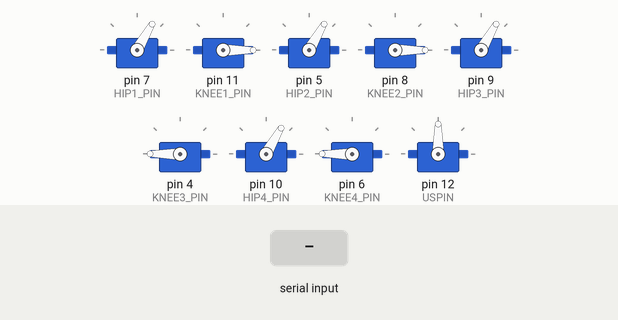
Simulated run of this sketch. Board: Arduino Uno, built with avr-gcc and run on an emulated ATmega328P. Parts: 9 × servo. The inputs (shaded band) are chosen by the test bench. What the sketch prints to the serial monitor is not drawn.

Above: at 2.4 s.
2.5 s: "f" received over Serial
At 3.6 s:
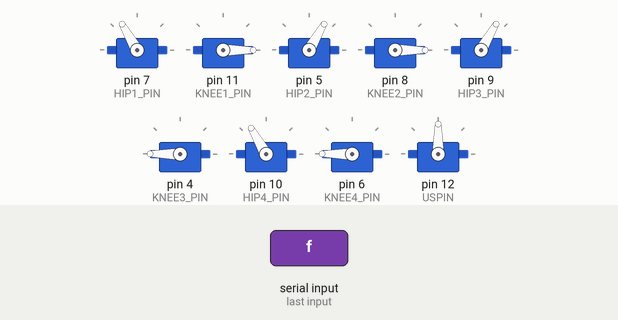
4.6 s: "r" received over Serial
At 5.1 s:
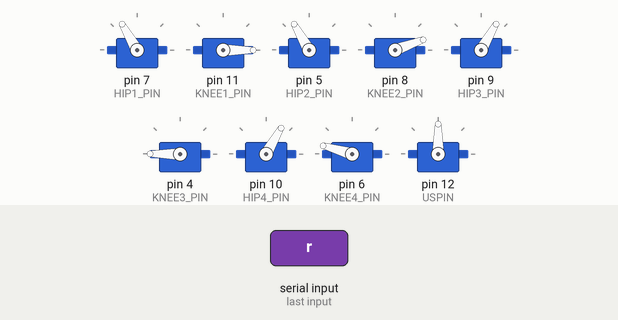
6.8 s: "s" received over Serial
At 7.5 s:
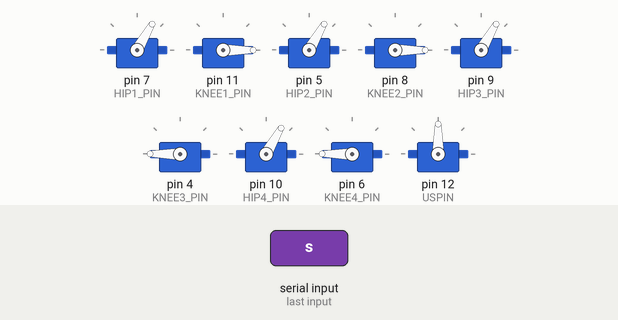
8.3 s: "l" received over Serial
At 9.7 s:
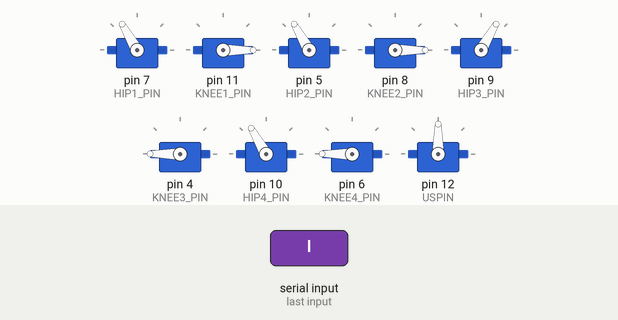
10.4 s: "b" received over Serial
At 11.02 s:
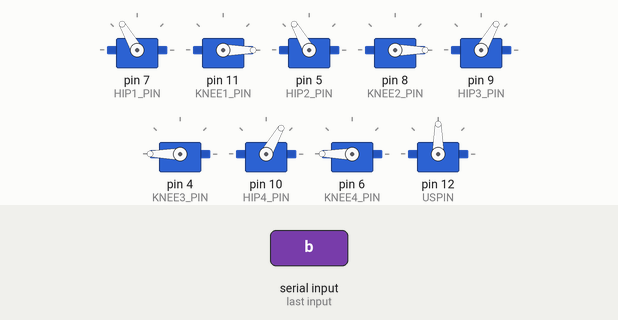
12.7 s: "f" received over Serial
At 12.85 s:
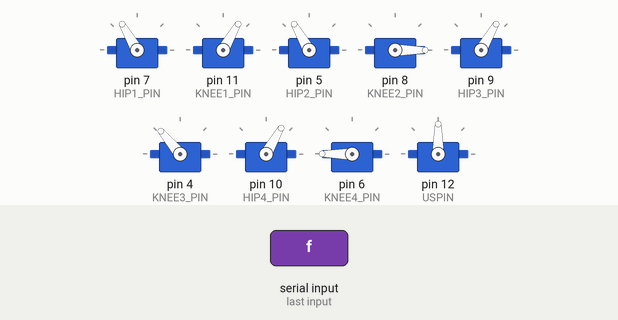
Timing chart, 0 to 15.5 s (numbered marks = the images above; inputs shaded):
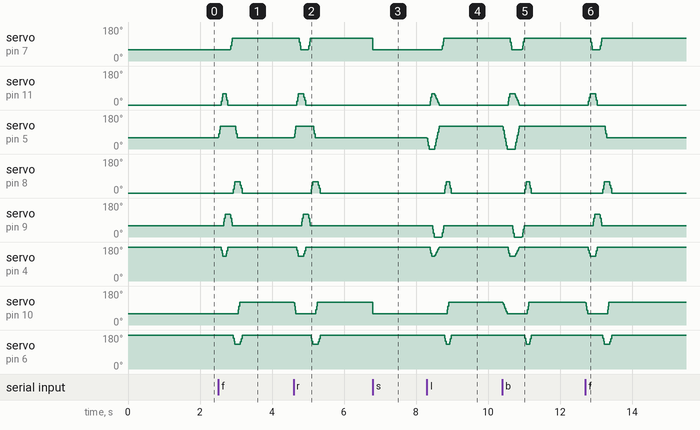

The sketch:

quadruped_robot.ino
```cpp
#include <Servo.h>

// ==================== Servos ====================
Servo hip1, knee1;
Servo hip2, knee2;
Servo hip3, knee3;
Servo hip4, knee4;
Servo UltraSonic;
// ==================== Pins ====================
#define HIP1_PIN  7 //4 -7
#define KNEE1_PIN 11 //5 -11
#define HIP2_PIN  5 //6 -5
#define KNEE2_PIN 8 //7 -8
#define HIP3_PIN  9 //8 - 9
#define KNEE3_PIN 4 //9 -4
#define HIP4_PIN  10 //10 -10
#define KNEE4_PIN 6 //11 -6
#define USPIN 12
// ==================== LEG CALIBRATION ====================
const int L1_HIP_FORWARD = 0;
const int L1_HIP_BACK    = 120;
const int L1_HIP_NEUTRAL = 60;

const int L2_HIP_FORWARD = 0;
const int L2_HIP_BACK    = 120;
const int L2_HIP_NEUTRAL = 60;

const int L3_HIP_FORWARD = 120;
const int L3_HIP_BACK    = 0;
const int L3_HIP_NEUTRAL = 60;

const int L4_HIP_FORWARD = 120;
const int L4_HIP_BACK    = 0;
const int L4_HIP_NEUTRAL = 60;

// Knees
const int L1_KNEE_DOWN = 0;
const int L2_KNEE_DOWN = 0;
const int L3_KNEE_DOWN = 180;
const int L4_KNEE_DOWN = 180;

const int L1_KNEE_UP = 60;
const int L2_KNEE_UP = 60;
const int L3_KNEE_UP = 130;
const int L4_KNEE_UP = 130;

bool forward = false;
bool right = false;
bool left = false;
bool back = false;

// ==================== Ultrasonic ====================
#define FRONT_TRIG  3
#define FRONT_ECHO  2
const int OBSTACLE_DIST = 20;
int lastDur=0;
// ==================== Smooth ====================
int speedDelay = 2;
int stepSize = 2;


long getDistance() {
  digitalWrite(FRONT_TRIG, LOW);
  delayMicroseconds(2);
  digitalWrite(FRONT_TRIG, HIGH);
  delayMicroseconds(10);
  digitalWrite(FRONT_TRIG, LOW);

  long duration = pulseIn(FRONT_ECHO, HIGH, 30000);
  if (duration != 0) lastDur=duration;

  return lastDur * 0.034 / 2;
}

void smoothMove(Servo &servo, int target) {
  int current = servo.read();
  if (current < target) {
    for (int pos = current; pos <= target; pos += stepSize) {
      servo.write(pos);
      delay(speedDelay);
    }
  } else {
    for (int pos = current; pos >= target; pos -= stepSize) {
      servo.write(pos);
      delay(speedDelay);
    }
  }
  servo.write(target);
}

// Moves two servos simultaneously
void smoothMovePair(Servo &a, int targetA, Servo &b, int targetB) {
  int posA = a.read();
  int posB = b.read();
  int stepsA = abs(targetA - posA);
  int stepsB = abs(targetB - posB);
  int steps = max(stepsA, stepsB) / stepSize;
  if (steps == 0) return;

  for (int i = 0; i <= steps; i++) {
    a.write(posA + (targetA - posA) * i / steps);
    b.write(posB + (targetB - posB) * i / steps);
    delay(speedDelay);
  }
  a.write(targetA);
  b.write(targetB);
}

// Moves four servos simultaneously
void smoothMoveQuad(Servo &a, int tA, Servo &b, int tB, Servo &c, int tC, Servo &d, int tD) {
  int pA = a.read(), pB = b.read(), pC = c.read(), pD = d.read();
  int steps = max(max(abs(tA-pA), abs(tB-pB)), max(abs(tC-pC), abs(tD-pD))) / stepSize;
  if (steps == 0) return;

  for (int i = 0; i <= steps; i++) {
    a.write(pA + (tA - pA) * i / steps);
    b.write(pB + (tB - pB) * i / steps);
    c.write(pC + (tC - pC) * i / steps);
    d.write(pD + (tD - pD) * i / steps);
    delay(speedDelay);
  }
  a.write(tA); b.write(tB); c.write(tC); d.write(tD);
}

// ==================== Stand ====================
void stand() {
  knee1.write(L1_KNEE_DOWN);
  knee2.write(L2_KNEE_DOWN);
  knee3.write(L3_KNEE_DOWN);
  knee4.write(L4_KNEE_DOWN);

  hip1.write(L1_HIP_NEUTRAL);
  hip2.write(L2_HIP_NEUTRAL);
  hip3.write(L3_HIP_NEUTRAL);
  hip4.write(L4_HIP_NEUTRAL);

  delay(400);
}

// ==================== WALK ====================
bool walkForwardCycle() {

  // Fix 3: push grounded pair (2 & 4) back first before lifting pair 1 & 3
  smoothMovePair(hip2, L2_HIP_BACK, hip4, L4_HIP_NEUTRAL);

  // Pair 1: lift 1 & 3 simultaneously
  smoothMovePair(knee1, L1_KNEE_UP, knee3, L3_KNEE_UP);

  // Swing hips — keeping your original targets
  smoothMove(hip1, L1_HIP_NEUTRAL);
  smoothMove(hip3, L3_HIP_FORWARD);
  smoothMoveQuad(hip2, L2_HIP_BACK, hip4, L4_HIP_NEUTRAL, knee1, L1_KNEE_DOWN, knee3, L3_KNEE_DOWN);

  delay(60);

  // Fix 3: push grounded pair (1 & 3) back first before lifting pair 2 & 4
  smoothMovePair(hip1, L1_HIP_BACK, hip3, L3_HIP_NEUTRAL);

  // Pair 2: lift 2 & 4 simultaneously
  smoothMovePair(knee2, L2_KNEE_UP, knee4, L4_KNEE_UP);

  // Swing hips — keeping your original targets
  smoothMove(hip2, L2_HIP_NEUTRAL);
  smoothMove(hip4, L4_HIP_FORWARD);
  smoothMoveQuad(hip1, L1_HIP_BACK, hip3, L3_HIP_NEUTRAL, knee2, L2_KNEE_DOWN, knee4, L4_KNEE_DOWN);

  delay(60);

  return true;
}
bool walkBackCycle() {

  // Fix 3: push grounded pair (2 & 4) back first before lifting pair 1 & 3
  smoothMovePair(hip2, L2_HIP_BACK, hip4, L4_HIP_NEUTRAL);

  // Pair 1: lift 1 & 3 simultaneously
  smoothMovePair(knee1, L1_KNEE_UP, knee3, L3_KNEE_UP);

  // Swing hips — keeping your original targets
  smoothMove(hip1, L1_HIP_BACK);
  smoothMove(hip3, L3_HIP_NEUTRAL);
  smoothMoveQuad(hip2, L2_HIP_NEUTRAL, hip4, L4_HIP_FORWARD, knee1, L1_KNEE_DOWN, knee3, L3_KNEE_DOWN);

  delay(60);

  // Fix 3: push grounded pair (1 & 3) back first before lifting pair 2 & 4
  smoothMovePair(hip1, L1_HIP_NEUTRAL, hip3, L3_HIP_FORWARD);

  // Pair 2: lift 2 & 4 simultaneously
  smoothMovePair(knee2, L2_KNEE_UP, knee4, L4_KNEE_UP);

  // Swing hips — keeping your original targets
  smoothMove(hip2, L2_HIP_BACK);
  smoothMove(hip4, L4_HIP_NEUTRAL);
  smoothMoveQuad(hip1, L1_HIP_BACK, hip3, L3_HIP_NEUTRAL, knee2, L2_KNEE_DOWN, knee4, L4_KNEE_DOWN);

  delay(60);

  return true;
}
// ==================== left ====================
bool turnLeft() {

  // Fix 3: push grounded pair (2 & 4) back first before lifting pair 1 & 3
  smoothMovePair(hip2, L2_HIP_FORWARD, hip4, L4_HIP_NEUTRAL);

  // Pair 1: lift 1 & 3 simultaneously
  smoothMovePair(knee1, L1_KNEE_UP, knee3, L3_KNEE_UP);

  // Swing hips — keeping your original targets
  smoothMove(hip1, L1_HIP_NEUTRAL);
  smoothMove(hip3, L3_HIP_BACK);
  smoothMoveQuad(hip2, L2_HIP_BACK, hip4, L4_HIP_NEUTRAL, knee1, L1_KNEE_DOWN, knee3, L3_KNEE_DOWN);

  delay(60);

  // Fix 3: push grounded pair (1 & 3) back first before lifting pair 2 & 4
  smoothMovePair(hip1, L1_HIP_BACK, hip3, L3_HIP_NEUTRAL);

  // Pair 2: lift 2 & 4 simultaneously
  smoothMovePair(knee2, L2_KNEE_UP, knee4, L4_KNEE_UP);

  // Swing hips — keeping your original targets
  smoothMove(hip2, L2_HIP_BACK);
  smoothMove(hip4, L4_HIP_FORWARD);
  smoothMoveQuad(hip1, L1_HIP_BACK, hip3, L3_HIP_NEUTRAL, knee2, L2_KNEE_DOWN, knee4, L4_KNEE_DOWN);

  delay(60);

  return true;
}
// ==================== right ====================
bool turnRight() {

  // Fix 3: push grounded pair (2 & 4) back first before lifting pair 1 & 3
  smoothMovePair(hip2, L2_HIP_BACK, hip4, L4_HIP_FORWARD);

  // Pair 1: lift 1 & 3 simultaneously
  smoothMovePair(knee1, L1_KNEE_UP, knee3, L3_KNEE_UP);

  // Swing hips — keeping your original targets
  smoothMove(hip1, L1_HIP_BACK);
  smoothMove(hip3, L3_HIP_FORWARD);
  smoothMoveQuad(hip2, L2_HIP_BACK, hip4, L4_HIP_FORWARD, knee1, L1_KNEE_DOWN, knee3, L3_KNEE_DOWN);

  delay(60);

  // Fix 3: push grounded pair (1 & 3) back first before lifting pair 2 & 4
  smoothMovePair(hip1, L1_HIP_BACK, hip3, L3_HIP_NEUTRAL);

  // Pair 2: lift 2 & 4 simultaneously
  smoothMovePair(knee2, L2_KNEE_UP, knee4, L4_KNEE_UP);

  // Swing hips — keeping your original targets
  smoothMove(hip2, L2_HIP_NEUTRAL);
  smoothMove(hip4, L4_HIP_BACK);
  smoothMoveQuad(hip1, L1_HIP_FORWARD, hip3, L3_HIP_NEUTRAL, knee2, L2_KNEE_DOWN, knee4, L4_KNEE_DOWN);

  delay(60);

  return true;
}

// ==================== SETUP ====================
void setup() {
  Serial.begin(9600);

  hip1.attach(HIP1_PIN); knee1.attach(KNEE1_PIN);
  hip2.attach(HIP2_PIN); knee2.attach(KNEE2_PIN);
  hip3.attach(HIP3_PIN); knee3.attach(KNEE3_PIN);
  hip4.attach(HIP4_PIN); knee4.attach(KNEE4_PIN);
  UltraSonic.attach(USPIN);
  pinMode(FRONT_TRIG, OUTPUT);
  pinMode(FRONT_ECHO, INPUT);
  stand();
  delay(800);

  Serial.println("Robot Ready");
}

// ==================== LOOP ====================
void loop() {
  //walkForwardCycle();
  if (Serial.available()) {
    char c = Serial.read();

    if (c == 'f') {
      forward=true;
    }else if (c == 'r') {
      right = true;
    }else if (c=='l'){
      left = true;
    }else if(c=='b'){
      back=true;
    }else if(c=='s'){
      forward=false;
      right=false;
      left=false;
      back=false;
      stand();
    }
    if (forward){
      walkForwardCycle();
    }else if (right){
      turnRight();
    }else if (left){
      turnLeft();
    }else if (back){
      walkBackCycle();
    }
  }
}
```

Measured:
- after the input at 2.5 s, servo on pin 7 (HIP1_PIN): 60° → 120° after 0.34 s; servo on pin 11 (KNEE1_PIN): 0° → 60° after 0.09 s, → 0° 0.13 s later
- after the input at 4.6 s, servo on pin 7 (HIP1_PIN): 120° → 60° after 0.16 s, → 120° 0.24 s later; servo on pin 11 (KNEE1_PIN): 0° → 60° after 0.09 s, → 0° 0.20 s later
- after the input at 6.8 s, servo on pin 7 (HIP1_PIN), servo on pin 10 (HIP4_PIN): 120° → 60° at once
- after the input at 8.3 s, servo on pin 7 (HIP1_PIN): 60° → 120° after 0.41 s; servo on pin 11 (KNEE1_PIN): rises from 0° to 60° in 0.04 s, then falls to 0° in 0.21 s
- after the input at 10.4 s, servo on pin 7 (HIP1_PIN): 120° → 60° after 0.22 s, → 120° 0.31 s later; servo on pin 11 (KNEE1_PIN): rises from 0° to 60° in 0.04 s, then falls to 0° in 0.28 s
- after the input at 12.7 s, servo on pin 7 (HIP1_PIN): 120° → 60° after 0.16 s, → 120° 0.24 s later; servo on pin 11 (KNEE1_PIN): 0° → 60° after 0.09 s, → 0° 0.20 s later
